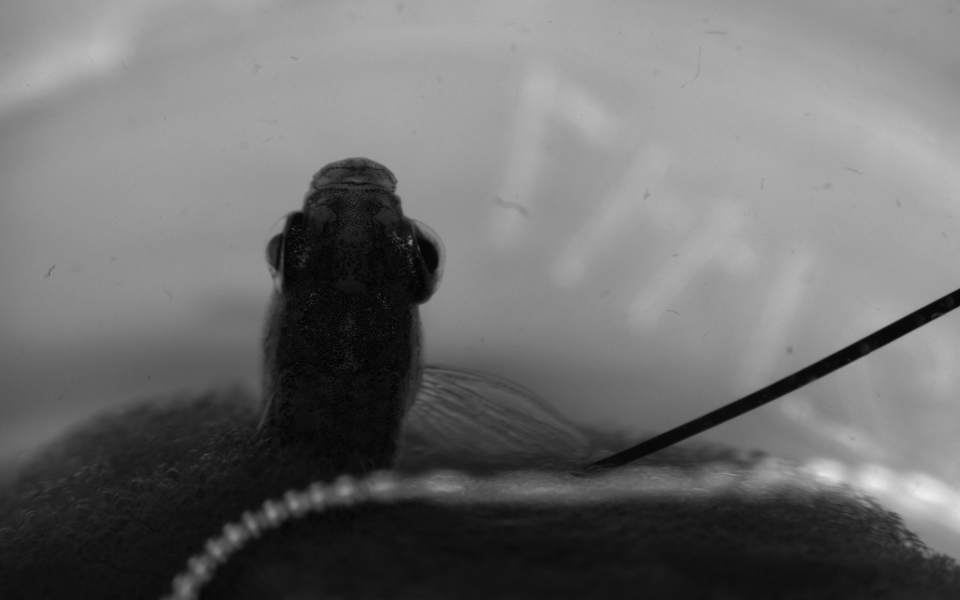
#> input picture TestData/Left.png, 1920 x 1200 px (shown at 1/2 size)
$ python SegmentationTests.py
#> lines starting #> are read from the running program, lines starting #| are printed output that depends on the picture; after the words box and inside, x2 and y2 are one past the last pixel; in counts of white or black regions, pixels touching at a corner belong together
from skimage import data
from skimage.exposure import histogram
from skimage.filters import sobel
from skimage.segmentation import watershed
from skimage.feature import peak_local_max
from scipy import ndimage as ndi
import numpy as np
from skimage.feature import canny
import matplotlib.pyplot as plt
import cv2

'''
img = cv2.imread("TestData//Left.png",cv2.COLOR_BGR2GRAY)
#img = resize(img)

ret,thresh = cv2.threshold(img,127,255,cv2.THRESH_BINARY)
#cv2.imshow("Thresh",thresh)
'''

coins = cv2.imread("TestData//Left.png",cv2.COLOR_BGR2GRAY)
#> coins is the input picture: shape (1200, 1920); min 0, max 243, mean 109.7

markers = np.zeros_like(coins)
markers[coins < 30] = 2
markers[coins > 150] = 1
#markers[coins.any() > 150 and coins.any() < 250] = 1  # 1's are what we want
#markers[coins > 30 and coins < 100] = 3

plt.imshow(markers,cmap = 'gray')
plt.title("Markers")
plt.show()
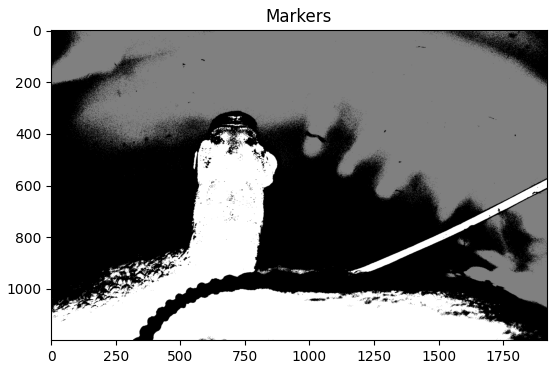
#> figure drawn by matplotlib, 1 panel


ax = plt.figure(figsize=(9, 9))

plt.subplot(231)
plt.imshow(markers,cmap = 'gray')
plt.title("Markers")

elevation_map = sobel(coins)
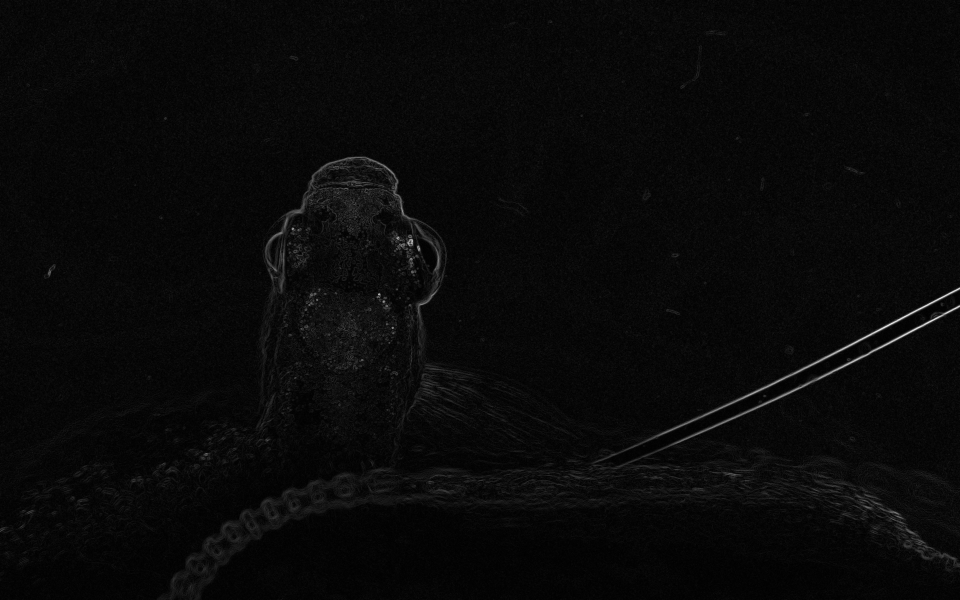
#> elevation_map: shape (1200, 1920) float64 (shown at 1/2 size); min 0, max 0.236, mean 0.00879; drawn with min black and max white

plt.subplot(232)
plt.imshow(elevation_map)
plt.title("Elevation Map")

segmentation = watershed(elevation_map, markers)
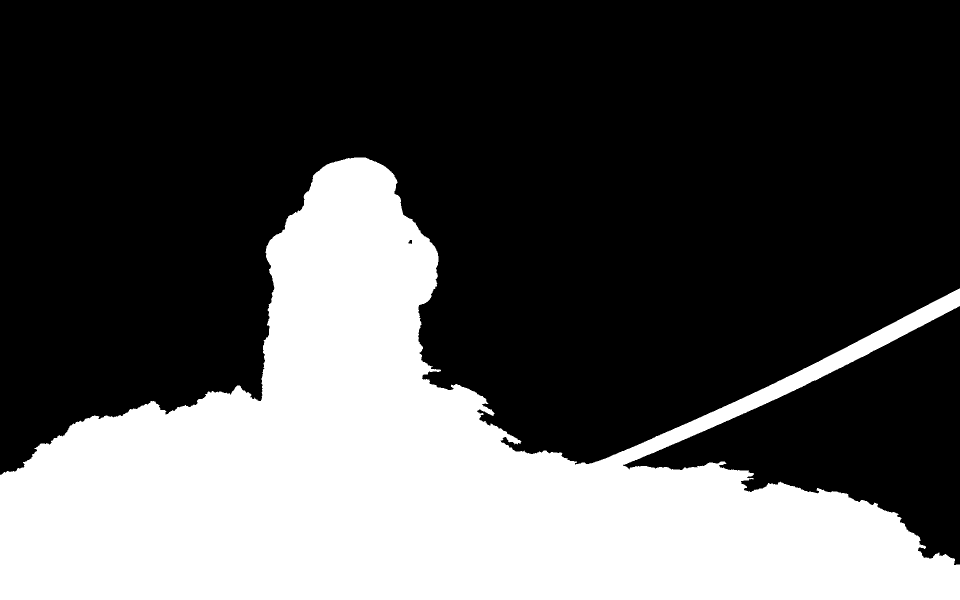
#> segmentation: shape (1200, 1920) (shown at 1/2 size); values 1 (black) and 2 (white), 32.7% white; 1 white region, box (x1, y1, x2, y2) and area: (0, 315, 1920, 1200) 754168

plt.subplot(233)
plt.imshow(segmentation)
plt.title("Seg 1")

segmentation = ndi.binary_fill_holes(segmentation - 1) # I believe this sets that background as 0 so we don't change it
#> segmentation: shape (1200, 1920) bool; 32.7% white; 1 white region, box (x1, y1, x2, y2) and area: (0, 315, 1920, 1200) 754210

plt.subplot(234)
plt.imshow(segmentation)
plt.title("Seg 2 fill holes")

labeled_coins, num_features = ndi.label(segmentation)
#> num_features = 1

print(num_features)
#| 1

plt.subplot(235)
plt.imshow(labeled_coins)
plt.title("Labeled Coins")

plt.show()
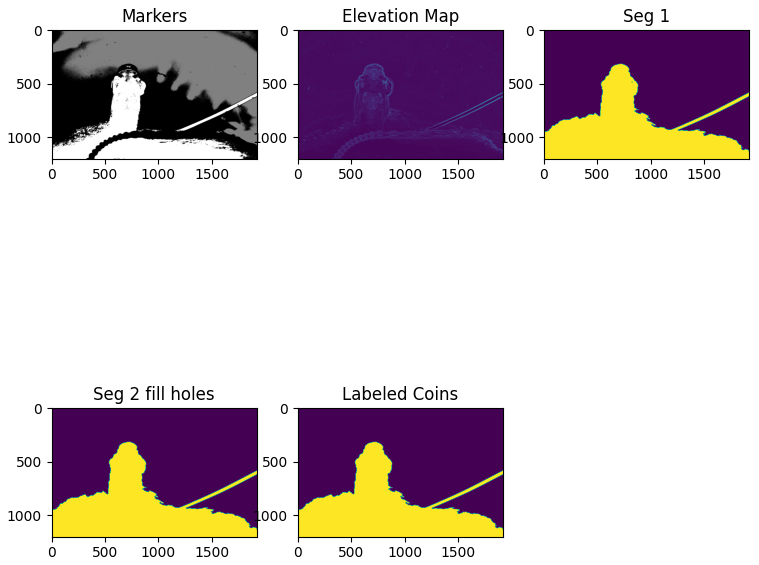
#> figure drawn by matplotlib, 5 panels

print(np.unique(labeled_coins))
#| [0 1]

'''
from skimage import measure
all_labels = measure.label(coins)
labels = measure.label(coins, background=1)
plt.imshow(labels)
plt.show()

#print(labels)
'''

$ run again, with TestData/LitFish.png copied over TestData/Left.png
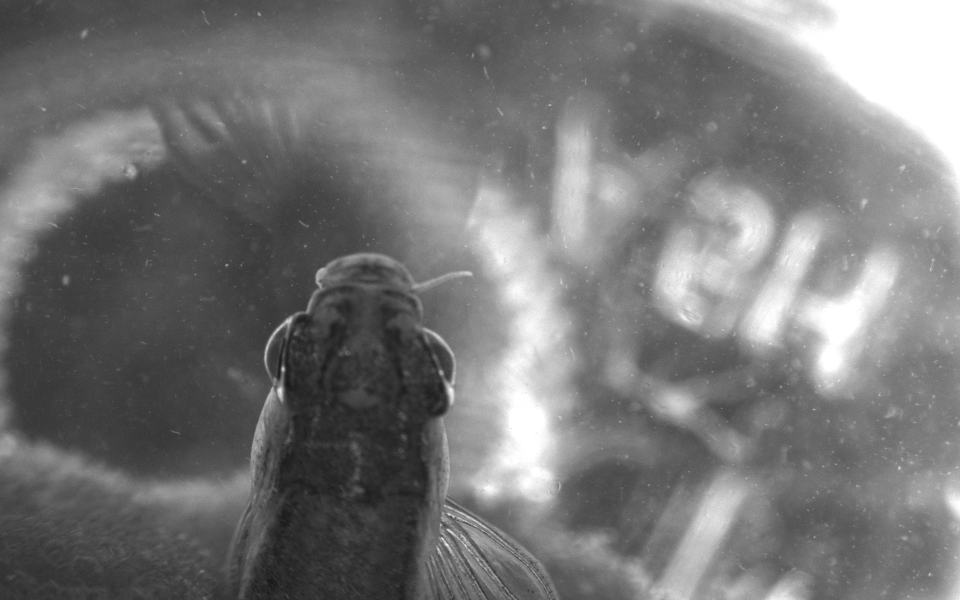
#> input picture TestData/LitFish.png, 1920 x 1200 px (shown at 1/2 size)
#> coins is the input picture: shape (1200, 1920, 3); min 21, max 255, mean 118.7
#> `plt.show()`:
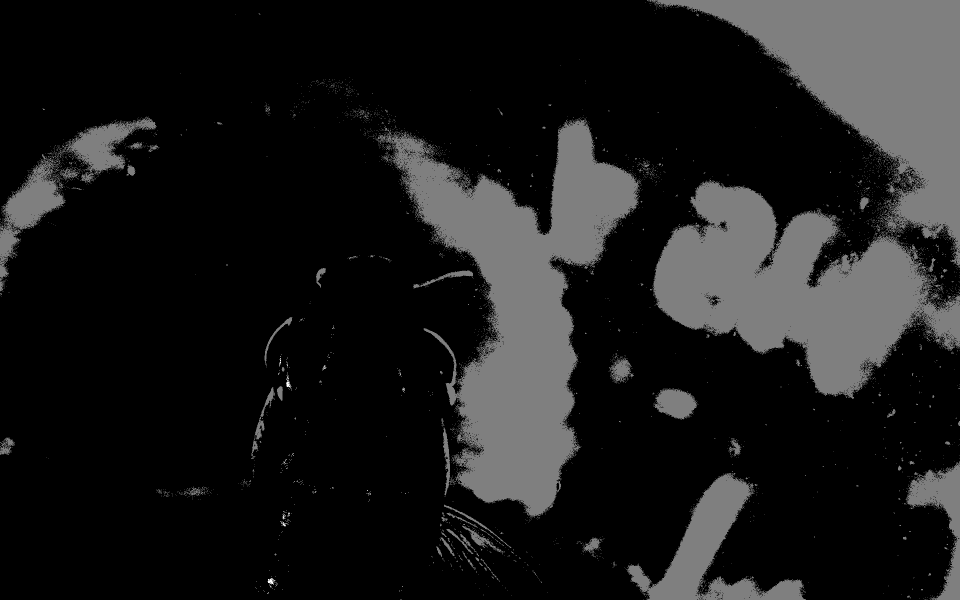
#> shown: shape (1200, 1920, 3) (shown at 1/2 size); min 0, max 2, mean 0.22; drawn with min black and max white
#> `segmentation = watershed(elevation_map, markers)`:
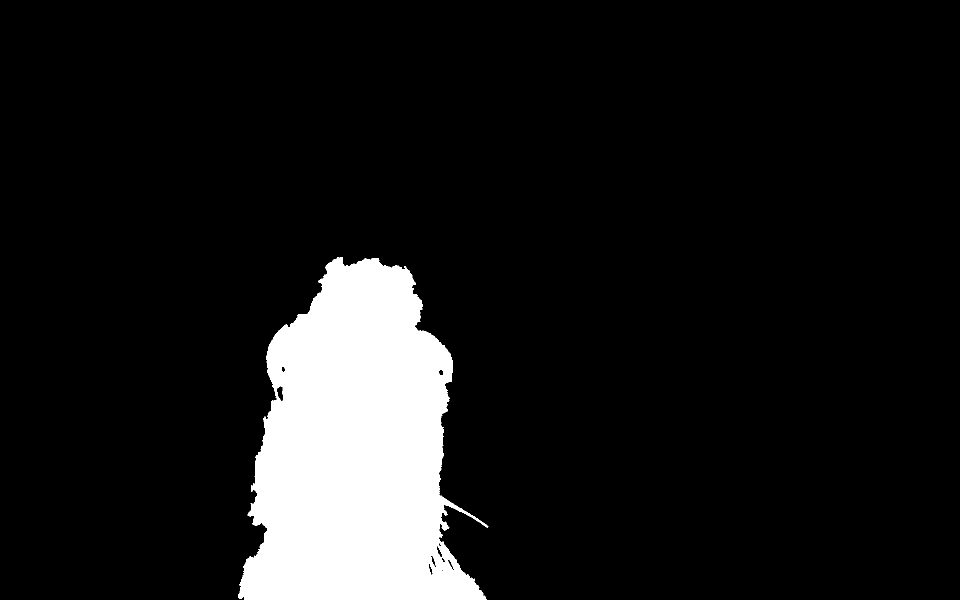
#> segmentation: shape (1200, 1920, 3) (shown at 1/2 size); values 1 (black) and 2 (white), 10% white; 1 white region, box (x1, y1, x2, y2) and area: (476, 514, 977, 1200) 231091
#> num_features = 1
#| 1
#| [0 1]
